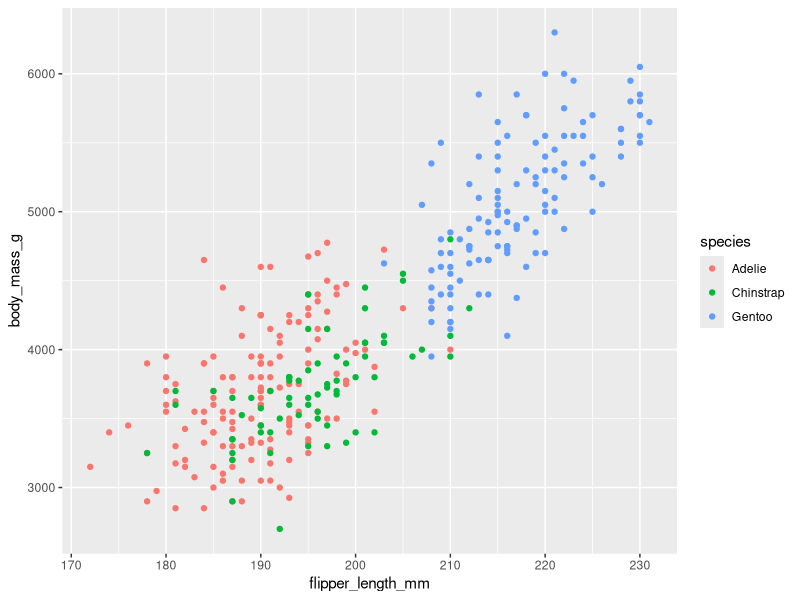
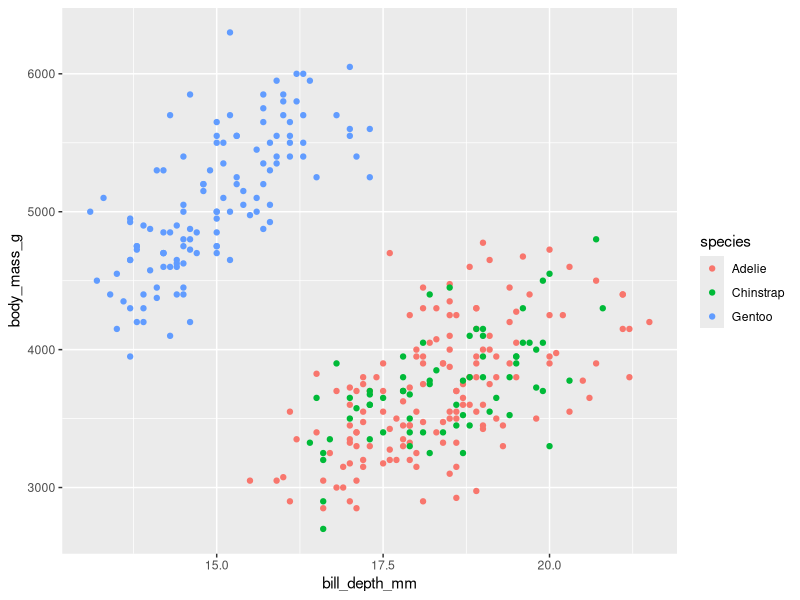
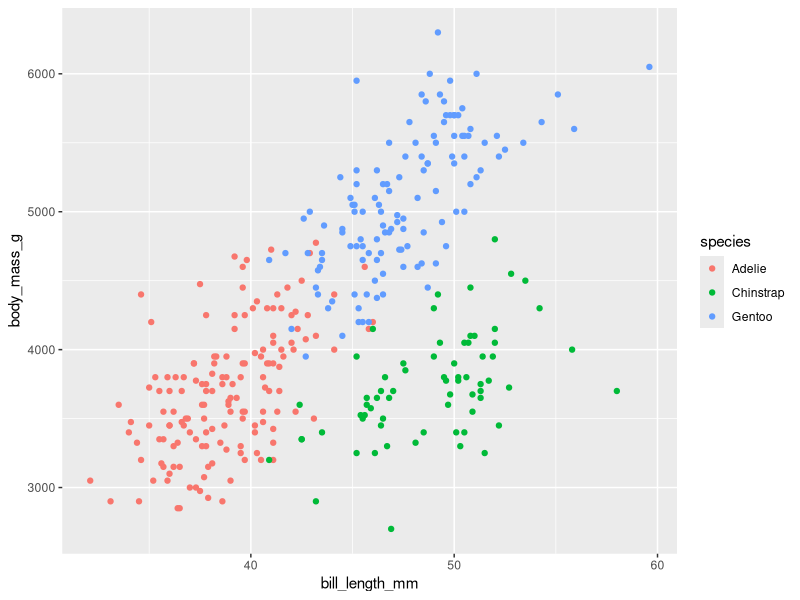
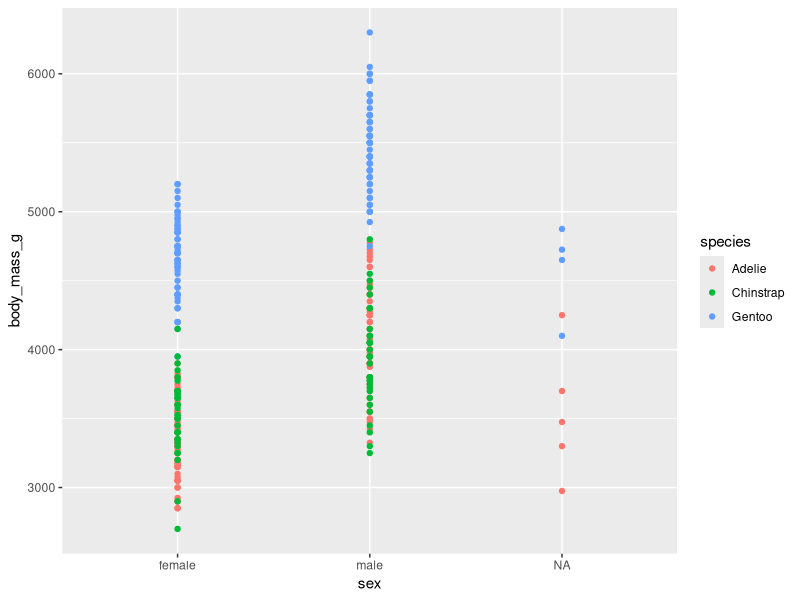
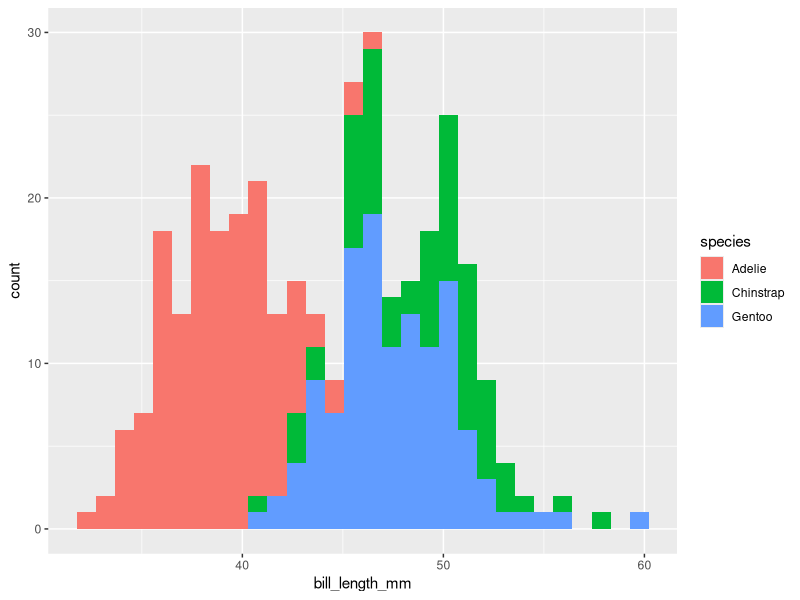
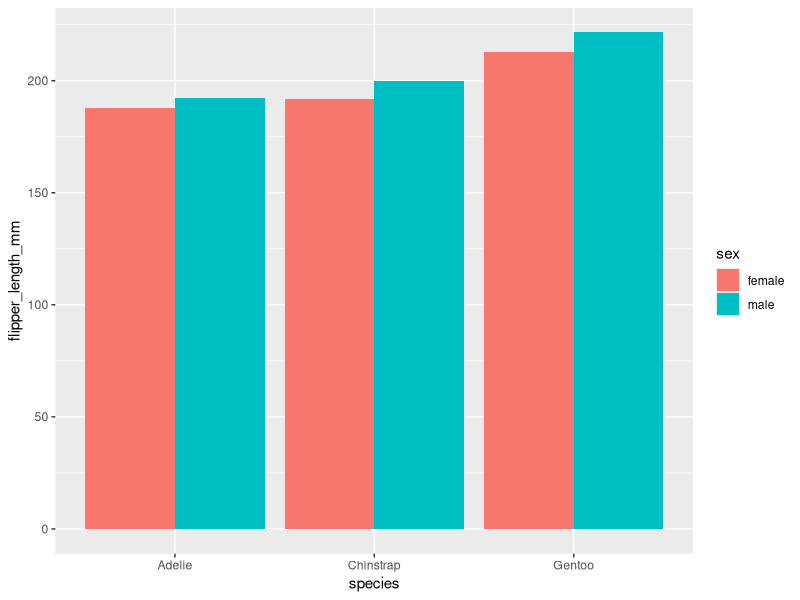
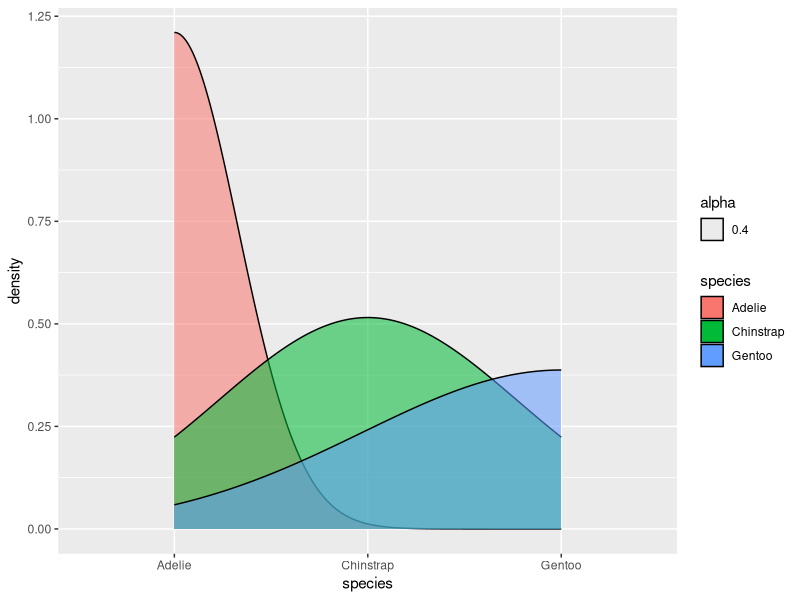

R code for these plots, in order:
install.packages("tidyverse")
install.packages("palmerpenguins")

library(ggplot2)
library(tidyverse)
library(dplyr)
library(palmerpenguins)

data("penguins")
View(penguins)

# Assessing the dataset
head(penguins)
tail(penguins)

colnames(penguins)

# let us asses the structure of the dataset
str(penguins)

#glimpse the dataset
glimpse(penguins)

#count the penguin's species in the dataset
x = penguins %>%
  count(species)

#summary of the dataset
summary(penguins)

#looking for duplicated rows
n_distinct(penguins)

# checking correlation between numeric variables
penguins %>% 
  drop_na() %>% 
  select_if(is.numeric) %>% 
  cor()

penguins %>%
    drop_na()

ggplot(penguins) +
  geom_point(aes(flipper_length_mm, body_mass_g, color = species))

ggplot(penguins) +
  geom_point(aes(bill_depth_mm, body_mass_g, color = species))

ggplot(penguins) +
  geom_point(aes(bill_length_mm, body_mass_g, color = species))

ggplot(penguins) +
  geom_point(aes(sex, body_mass_g, color = species))

ggplot(penguins) +
  geom_histogram(aes(x=bill_length_mm, fill = species))



penguins_by_sex <- penguins %>% 
  filter(!is.na(sex)) %>% 
  group_by(species, sex) %>% 
  summarise(bill_depth_mm = mean(bill_depth_mm),
            bill_length_mm = mean(bill_length_mm),
            flipper_length_mm = mean(flipper_length_mm),
            body_mass_g = mean(body_mass_g))
ggplot(penguins_by_sex, aes(x = species, y = flipper_length_mm, fill = sex)) +
  geom_col(position = position_dodge())

# density plot
ggplot(penguins) +
  geom_density(aes(x = species, fill = species, alpha = 0.4))
